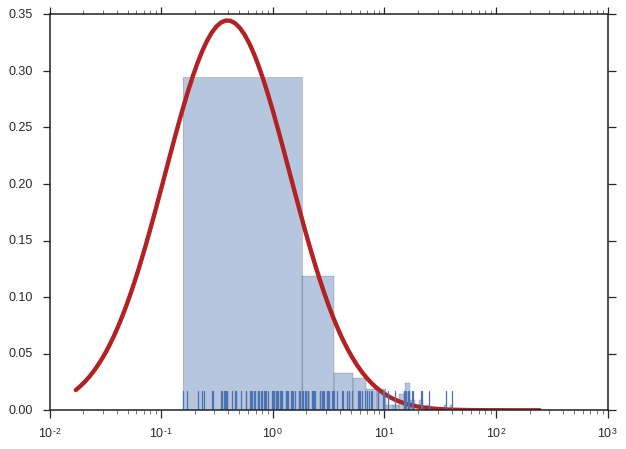

Write Python code to recreate this figure.
paramnormal.utils.seed(0)
data = paramnormal.activity.random('lognormal', μ=0.75, σ=1.2, shape=125)
logdata = numpy.log10(data)
line_opts = dict(color='firebrick', lw=3.5, label='Fit PDF')
distplot_opts = dict(rug=True, kde=False, norm_hist=True)
ax = paramnormal.activity.plot('lognormal', data=data, distplot=True,
                               xscale='log', pad=0.01,
                               line_opts=line_opts,
                               distplot_opts=distplot_opts)
